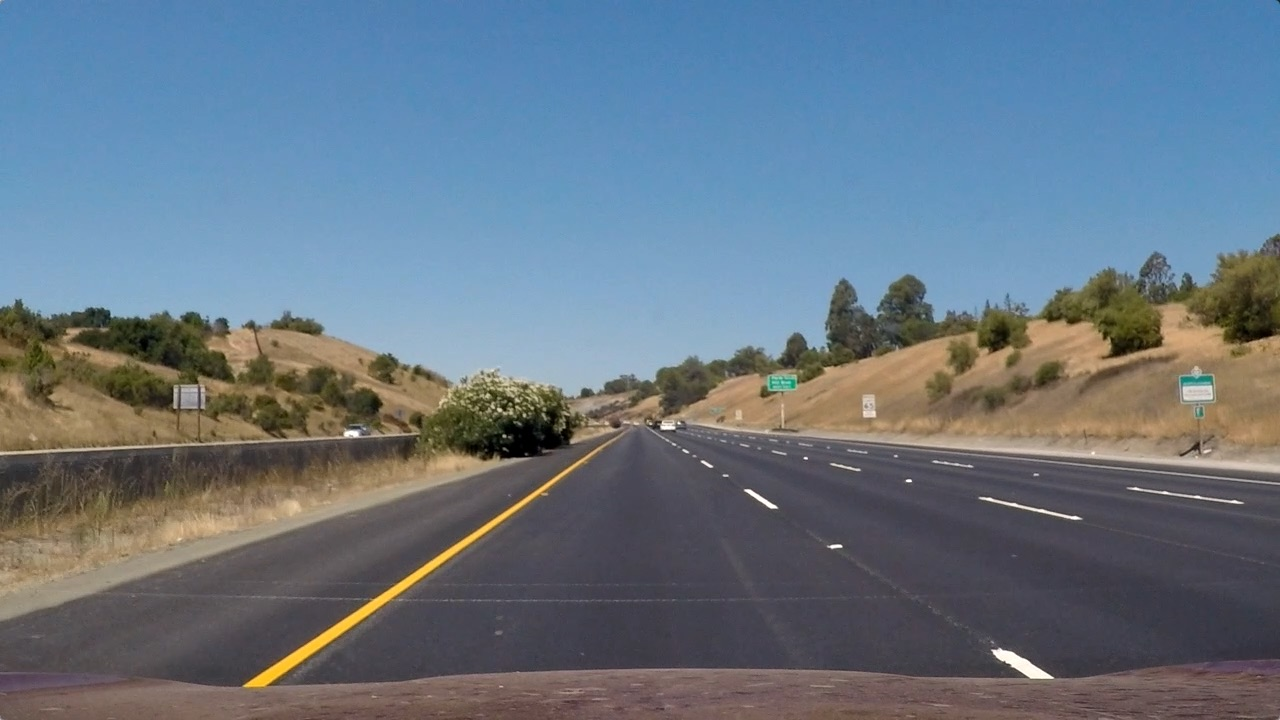
#> input picture test_images/straight_lines1.jpg, 1280 x 720 px
$ python image_color.py
#> lines starting #> are read from the running program, lines starting #| are printed output that depends on the picture; after the words box and inside, x2 and y2 are one past the last pixel; in counts of white or black regions, pixels touching at a corner belong together
### toolbox/multiple_plots_out.py
import numpy as np
import cv2
import matplotlib.pyplot as plt
import logging
import pandas as pd


def plot_cluster(img_list=[], img_text=False, new_img_shape=None, cluster_shape=None, fontsize=18):

    if cluster_shape == None:
        val_col = int(np.ceil(np.sqrt(len(img_list))))
        val_row = int(np.ceil(len(img_list) / val_col))
        cluster_shape = (val_row, val_col)

    if new_img_shape == None:
        if isinstance(img_list[0], np.ndarray):
            new_img_shape = tuple([img_list[0].shape[i] / 100 for i in range(len(img_list[0].shape))])
        else:
            new_img_shape = (7.2, 12.8, 0.03)

        new_img_shape = tuple(reversed(
            [int(new_img_shape[i] * cluster_shape[i] / max(cluster_shape)) for i in range(len(cluster_shape))]))
    # Todo: Calculate New Image Shape if One Value is given

    size_of_cluster = (cluster_shape[0] * cluster_shape[1])
    if size_of_cluster < len(img_list):
        logging.warning('Cluster to small for all Images')

    # Plot the result
    f, plot_cluster = plt.subplots(cluster_shape[0], cluster_shape[1], figsize=new_img_shape, squeeze=False)
    #f.tight_layout()

    plot_index = 0
    for row in range(cluster_shape[0]):
        for col in range(cluster_shape[1]):

            if isinstance(img_list[plot_index], np.ndarray):
                plot_cluster[row][col].imshow(img_list[plot_index], cmap='gray')
            elif isinstance(img_list[plot_index], pd.Series):
                img_list[plot_index].plot(ax=plot_cluster[row][col], stacked=False)
            elif isinstance(img_list[plot_index], pd.DataFrame):
                img_list[plot_index].plot(ax=plot_cluster[row][col], stacked=True)

            if img_text:
                if plot_index < len(img_text):
                    if img_text[plot_index] != None:
                        plot_cluster[row][col].set_title(img_text[plot_index], fontsize=fontsize)
            plot_index += 1
            if (plot_index >= len(img_list)):
                break
        if (plot_index >= len(img_list)):
            break

    plt.subplots_adjust(left=.05, right=.95, top=0.9, bottom=0.1)

    plt.show()


# [9 lines that do not run on import are left out]


    # pd.DataFrame(histogram).plot(ax=ax2)
    # lanes

### toolbox/multiple_image_out.py
import cv2
import numpy as np

import logging

def create_blank(height, width, rgb_color=(0, 0, 0)):
    """Create new image(numpy array) filled with certain color in RGB"""
    # Create black blank image
    image = np.zeros((height, width, 3), np.uint8)

    # Since OpenCV uses BGR, convert the color first
    color = tuple(reversed(rgb_color))
    # Fill image with color
    image[:] = color

    return image

def add_image_at_position(base_img, add_img, position_percentage=(0,1,0,1)):
    # If Image On_Color_Image Convert to 3 Channels
    add_img_shape = len(add_img.shape)
    #print(add_img_shape)
    #ToDo: Find Correct criteria for grayscale Image
    if add_img_shape != 3:
        add_img = cv2.cvtColor(add_img, cv2.COLOR_GRAY2BGR)

    base_img_shape = base_img.shape
    position_px = (int(position_percentage[0]*base_img_shape[0]),
                   int(position_percentage[1]*base_img_shape[0]),
                   int(position_percentage[2]*base_img_shape[1]),
                   int(position_percentage[3]*base_img_shape[1]))
    new_img_shape = ((position_px[3]-position_px[2]), (position_px[1]-position_px[0]))
    new_img = cv2.resize(add_img, new_img_shape)
    base_img[position_px[0]:position_px[1], position_px[2]:position_px[3]] = new_img

    return base_img

# [8 lines left out: function two_images, not called in this run]

def image_cluster(img_list=[], img_text=False, new_img_shape=None, cluster_shape=None):
    if cluster_shape == None:
        val_col = int(np.ceil(np.sqrt(len(img_list))))
        val_row = int(np.ceil(len(img_list)/val_col))
        cluster_shape = (val_row, val_col)
    if new_img_shape == None:
        new_img_shape = img_list[0].shape
        new_img_shape = tuple([int(new_img_shape[i]*cluster_shape[i]/max(cluster_shape)) for i in range(len(cluster_shape))])
    #Todo: Calculate New Image Shape if One Value is given

    size_of_cluster = (cluster_shape[0] * cluster_shape[1])
    if size_of_cluster < len(img_list):
        logging.info('Cluster to small for all Images')

    new_image = create_blank(new_img_shape[0], new_img_shape[1])
    cluster_index = 0
    for row in range(cluster_shape[0]):
        for col in range(cluster_shape[1]):
            new_image = add_image_at_position(new_image, img_list[cluster_index], (row/cluster_shape[0], (row+1)/cluster_shape[0], col/cluster_shape[1], (col+1)/cluster_shape[1]))

            if img_text:
                if cluster_index < len(img_text):
                    if img_text[cluster_index] != None:
                        text_position = (col*int(new_img_shape[1]/cluster_shape[1])+20, row*int(new_img_shape[0]/cluster_shape[0])+100)
                        cv2.putText(new_image, img_text[cluster_index], text_position, cv2.FONT_HERSHEY_SIMPLEX, 1, (255, 255, 255), 1)

            cluster_index += 1
            if (cluster_index >= len(img_list)):
                break
        if (cluster_index >= len(img_list)):
            break

    return new_image

# [15 lines that do not run on import are left out]

### image_preprocessing/image_color.py
import numpy as np
import cv2
import matplotlib.pyplot as plt

import toolbox.multiple_plots_out as mpo
import toolbox.multiple_image_out as mio

import glob
import pickle

# [41 lines left out: functions brighten_img, darken_img, not called in this run]

def add_contrast(img,clipLimit=3.0, tileGridSize=(5,5), verbose=False):
    #-----Converting image to LAB Color model-----------------------------------
    lab= cv2.cvtColor(img, cv2.COLOR_BGR2LAB)
    #-----Splitting the LAB image to different channels-------------------------
    l, a, b = cv2.split(lab)
    #-----Applying CLAHE to L-channel-------------------------------------------
    clahe = cv2.createCLAHE(clipLimit, tileGridSize)
    cl = clahe.apply(l)
    #-----Merge the CLAHE enhanced L-channel with the a and b channel-----------
    limg = cv2.merge((cl,a,b))
    #-----Converting image from LAB Color model to RGB model--------------------
    final = cv2.cvtColor(limg, cv2.COLOR_LAB2BGR)


    if verbose:
        contrast_image = mio.image_cluster([img, lab, l, a, b, cl, limg, final], img_text=['img', 'lab', 'l', 'a', 'b', 'cl', 'limg', 'final'])
        cv2.imshow('Contrast_LAB', contrast_image)

    return final


def layer_select(img, selector = 'hls_S', thresh=(0, 255)):

    if (selector == 'hls_H') | (selector == 'hls_L') | (selector == 'hls_S'):
        # 1) Convert to HLS color space
        hls = cv2.cvtColor(img, cv2.COLOR_RGB2HLS)
        # 2) Apply a threshold to the selected channel
        h = hls[:, :, 0]
        l = hls[:, :, 1]
        s = hls[:, :, 2]

        if selector == 'hls_H':
            retval, selected_layer_binary = cv2.threshold(h.astype('uint8'), thresh[0], thresh[1], cv2.THRESH_BINARY)
        elif selector == 'hls_L':
            retval, selected_layer_binary = cv2.threshold(l.astype('uint8'), thresh[0], thresh[1], cv2.THRESH_BINARY)
        elif selector == 'hls_S':
            retval, selected_layer_binary = cv2.threshold(s.astype('uint8'), thresh[0], thresh[1], cv2.THRESH_BINARY)

    elif (selector == 'gray'):
        if len(img.shape) >= 3:
            img = cv2.cvtColor(img, cv2.COLOR_RGB2GRAY)
        retval, selected_layer_binary = cv2.threshold(img.astype('uint8'), thresh[0], thresh[1], cv2.THRESH_BINARY)

    else:
        print('Selected layer not supported')
    # 3) Return a binary image of threshold result
    return selected_layer_binary

if __name__ == "__main__":

    # Read in an image and grayscale it
    image = cv2.imread('../test_images/straight_lines1.jpg')
#> image is the input picture: shape (720, 1280, 3); mean B, G, R 131.2, 117.7, 103.2
    image = cv2.cvtColor(image, cv2.COLOR_BGR2RGB)

    s_binary = layer_select(image, 'hls_S', (220,255))
#> in layer_select, `retval, selected_layer_binary = cv2.threshold(s.astype('uint8'), thres..`:
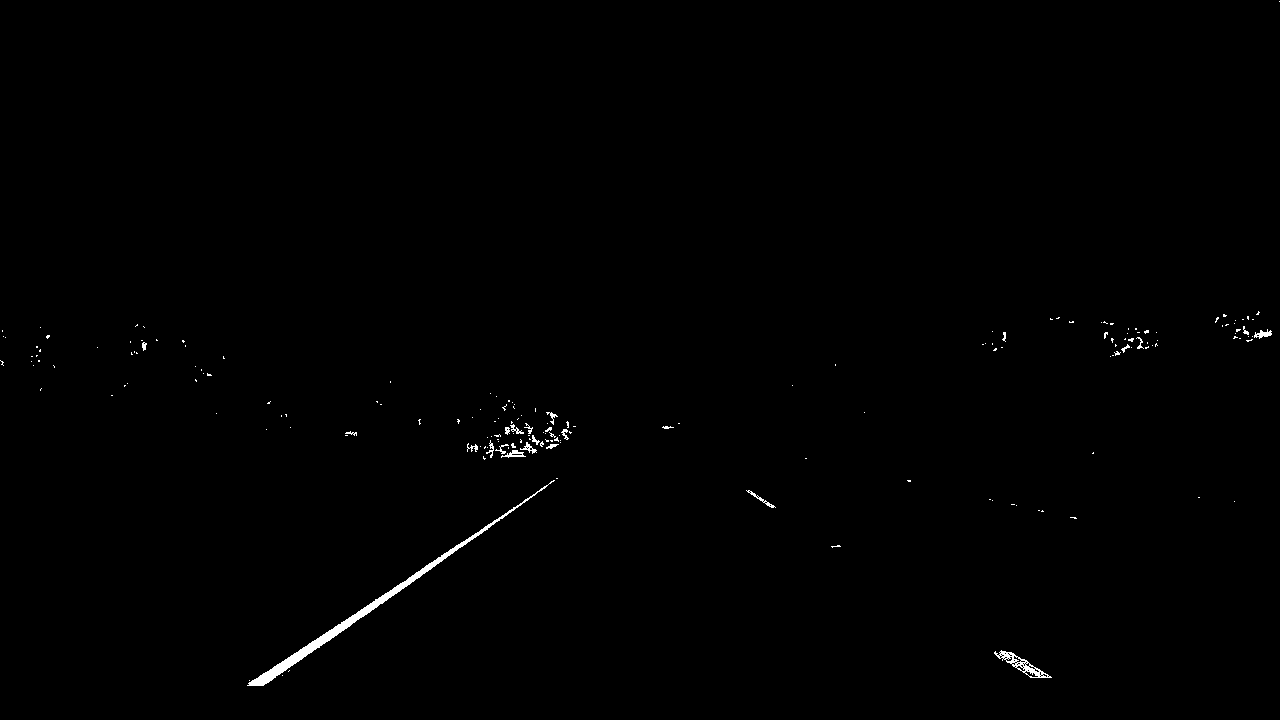
#> selected_layer_binary: shape (720, 1280); 0.45% white; 186 white regions (162 under 20 px), largest, box (x1, y1, x2, y2) and area: (247, 480, 555, 686) 2122, (994, 650, 1052, 678) 399, (501, 450, 526, 458) 92
#> in layer_select, `retval, selected_layer_binary = cv2.threshold(s.astype('uint8'), thres..`: retval = 220

    mpo.plot_cluster([image, s_binary], img_text=['Original Image', 'Thresholded S'])
#> in plot_cluster, `val_col = int(np.ceil(np.sqrt(len(img_list))))`: val_col = 2
#> in plot_cluster, `val_row = int(np.ceil(len(img_list) / val_col))`: val_row = 1
#> in plot_cluster, `cluster_shape = (val_row, val_col)`: cluster_shape = (1, 2)
#> in plot_cluster, `new_img_shape = tuple(reversed( [int(new_img_shape[i] * cluster_shape[..`: new_img_shape = (12, 3)
#> in plot_cluster, `size_of_cluster = (cluster_shape[0] * cluster_shape[1])`: size_of_cluster = 2

    image = cv2.cvtColor(image, cv2.COLOR_RGB2BGR)
    contrasted_image = add_contrast(image, verbose=True)
#> in add_contrast, `cl = clahe.apply(l)`:
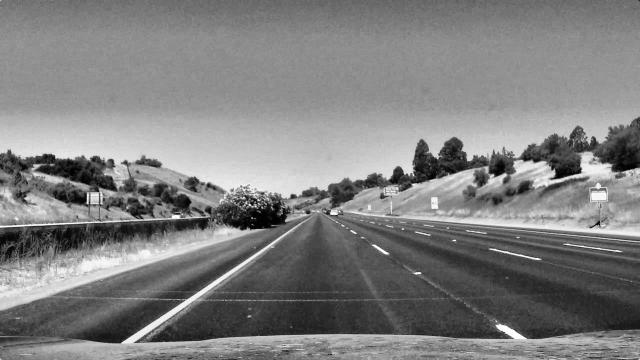
#> cl: shape (720, 1280) (shown at 1/2 size); min 0, max 255, mean 127.7
#> in add_contrast, `final = cv2.cvtColor(limg, cv2.COLOR_LAB2BGR)`:
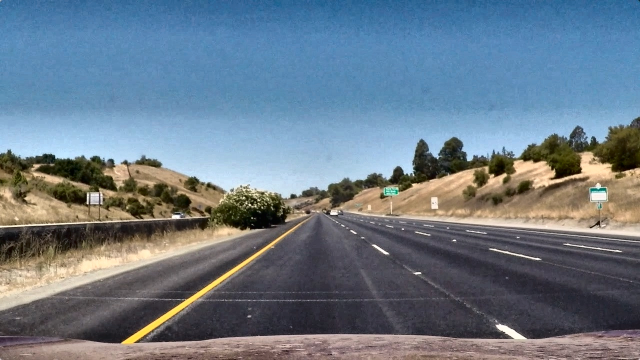
#> final: shape (720, 1280, 3) (shown at 1/2 size); mean B, G, R 135.2, 121.9, 107.2
#> in image_cluster, `val_col = int(np.ceil(np.sqrt(len(img_list))))`: val_col = 3
#> in image_cluster, `cluster_shape = (val_row, val_col)`: cluster_shape = (3, 3)
#> in image_cluster, `new_img_shape = tuple([int(new_img_shape[i]*cluster_shape[i]/max(clust..`: new_img_shape = (720, 1280)
#> in image_cluster, `size_of_cluster = (cluster_shape[0] * cluster_shape[1])`: size_of_cluster = 9
#> the loop in image_cluster, `for row in range(cluster_shape[0]):` made 3 passes
#> after the loop in image_cluster, `for row in range(cluster_shape[0]):`:
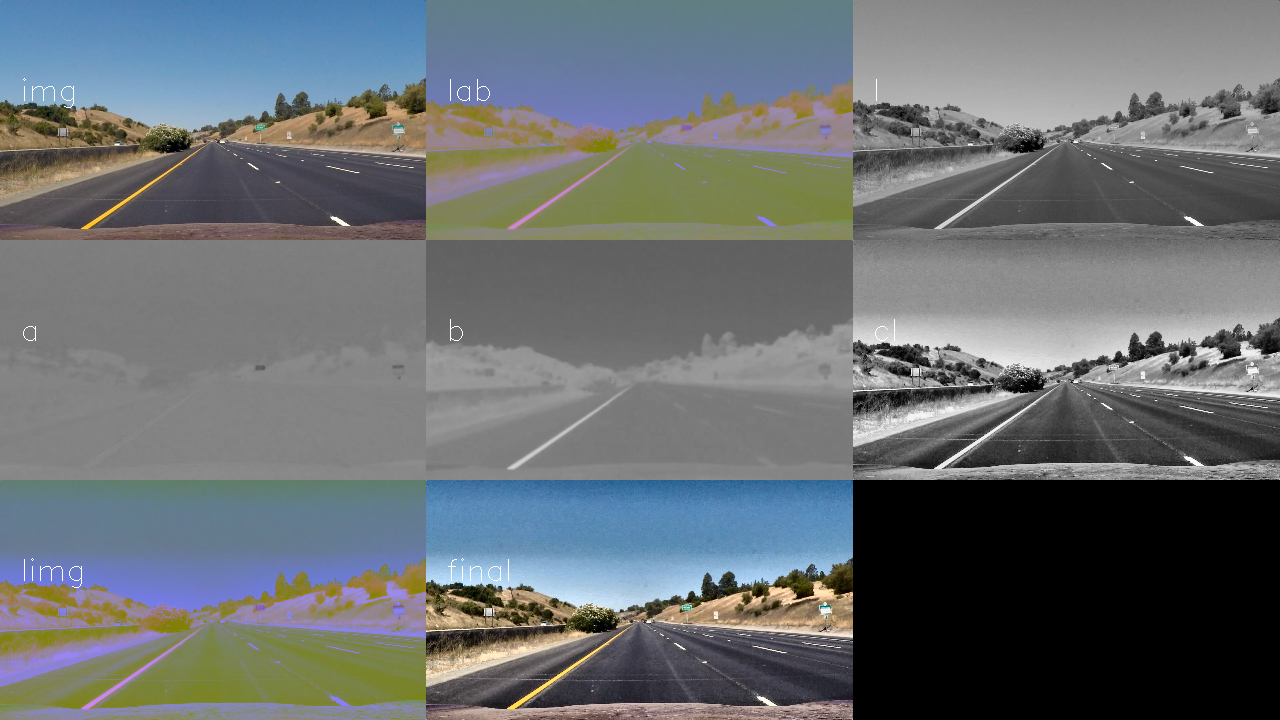
#> new_image: shape (720, 1280, 3); mean of channels 0, 1, 2 113.2, 110.6, 105.6; drawn as B, G, R
#> after the loop in image_cluster, `for row in range(cluster_shape[0]):`: cluster_index = 8
    cv2.imshow('contrasted_image', contrasted_image)
    cv2.waitKey(0)

$ run again, with test_images/test1.jpg copied over test_images/straight_lines1.jpg
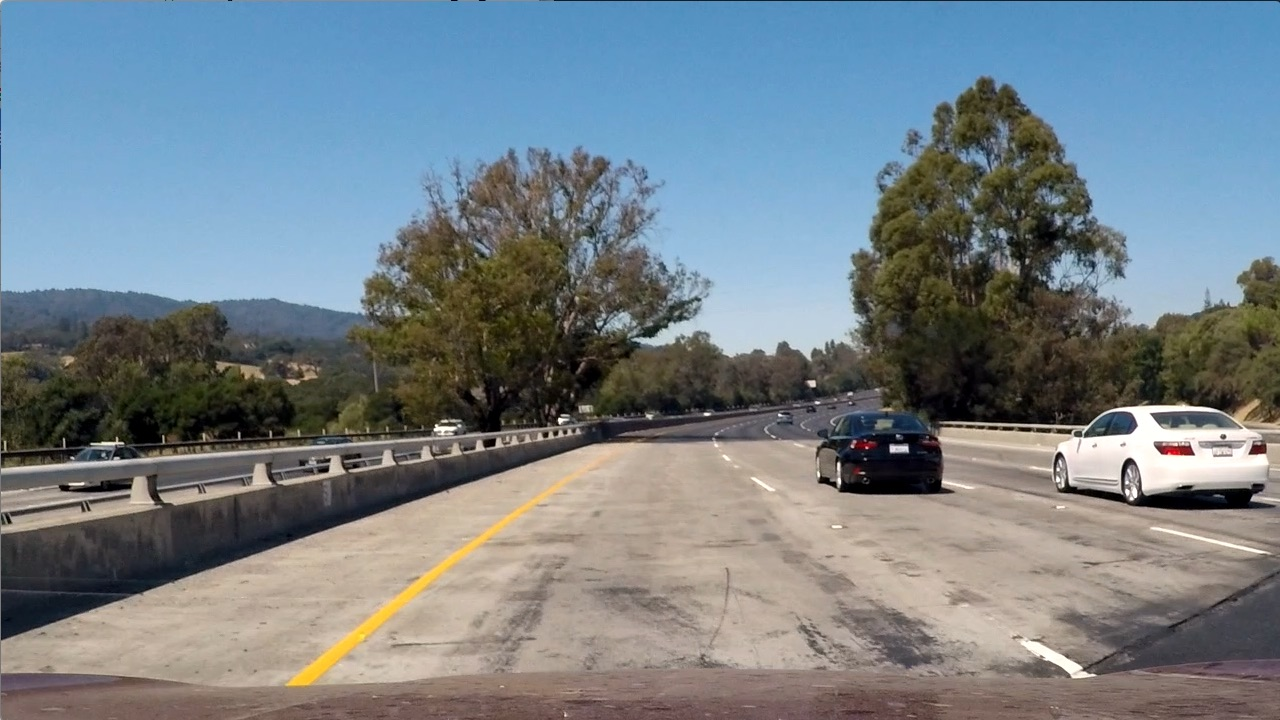
#> input picture test_images/test1.jpg, 1280 x 720 px
#> image is the input picture: shape (720, 1280, 3); mean B, G, R 135.5, 128.7, 117.5
#> hls: shape (720, 1280, 3); mean of channels 0, 1, 2 60.2, 126.7, 74.4
#> in layer_select, `retval, selected_layer_binary = cv2.threshold(s.astype('uint8'), thres..`:
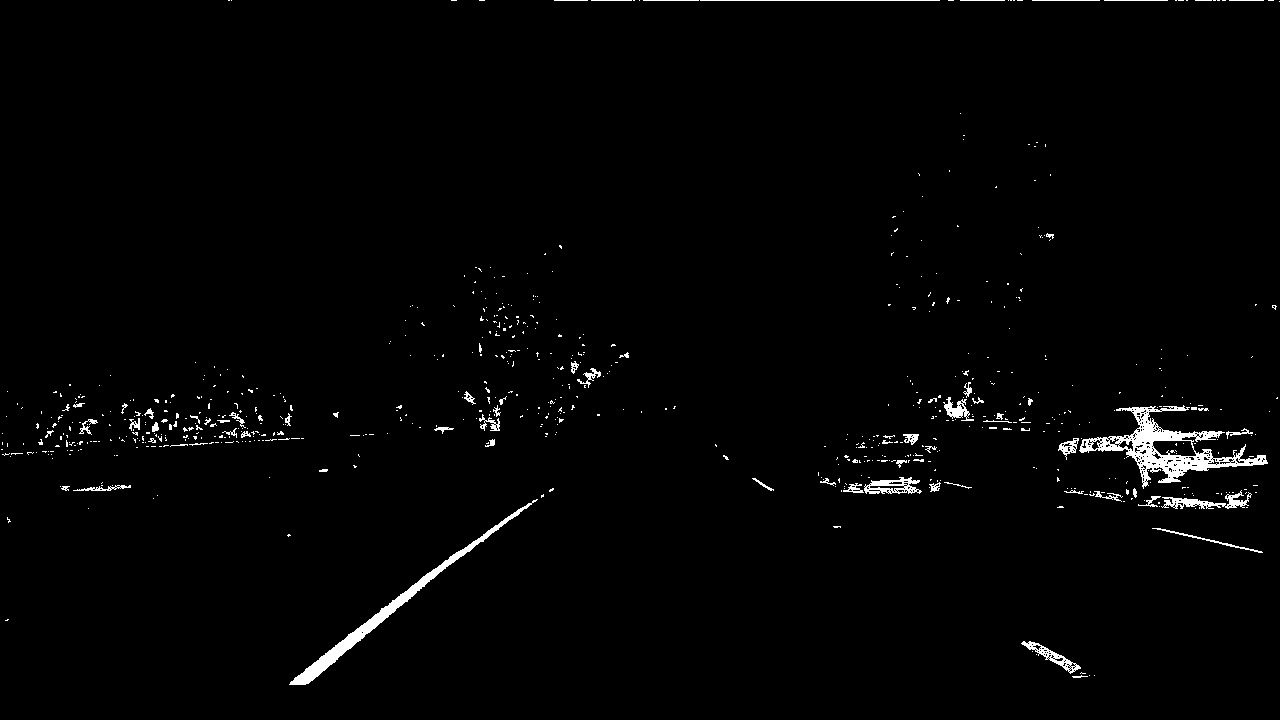
#> selected_layer_binary: shape (720, 1280); 1.5% white; 705 white regions (631 under 20 px), largest, box (x1, y1, x2, y2) and area: (1079, 405, 1268, 489) 3901, (289, 499, 538, 685) 2474, (1161, 490, 1252, 509) 604
#> retval = 220
#> in plot_cluster, `val_col = int(np.ceil(np.sqrt(len(img_list))))`: val_col = 2
#> in plot_cluster, `val_row = int(np.ceil(len(img_list) / val_col))`: val_row = 1
#> in plot_cluster, `cluster_shape = (val_row, val_col)`: cluster_shape = (1, 2)
#> in plot_cluster, `new_img_shape = tuple(reversed( [int(new_img_shape[i] * cluster_shape[..`: new_img_shape = (12, 3)
#> in plot_cluster, `size_of_cluster = (cluster_shape[0] * cluster_shape[1])`: size_of_cluster = 2
#> lab: shape (720, 1280, 3); mean of channels 0, 1, 2 134.3, 127.2, 123.9
#> limg: shape (720, 1280, 3); mean of channels 0, 1, 2 138.7, 127.2, 123.9
#> in image_cluster, `val_col = int(np.ceil(np.sqrt(len(img_list))))`: val_col = 3
#> in image_cluster, `cluster_shape = (val_row, val_col)`: cluster_shape = (3, 3)
#> in image_cluster, `new_img_shape = tuple([int(new_img_shape[i]*cluster_shape[i]/max(clust..`: new_img_shape = (720, 1280)
#> in image_cluster, `size_of_cluster = (cluster_shape[0] * cluster_shape[1])`: size_of_cluster = 9
#> the loop in image_cluster, `for row in range(cluster_shape[0]):` made 3 passes
#> after the loop in image_cluster, `for row in range(cluster_shape[0]):`:
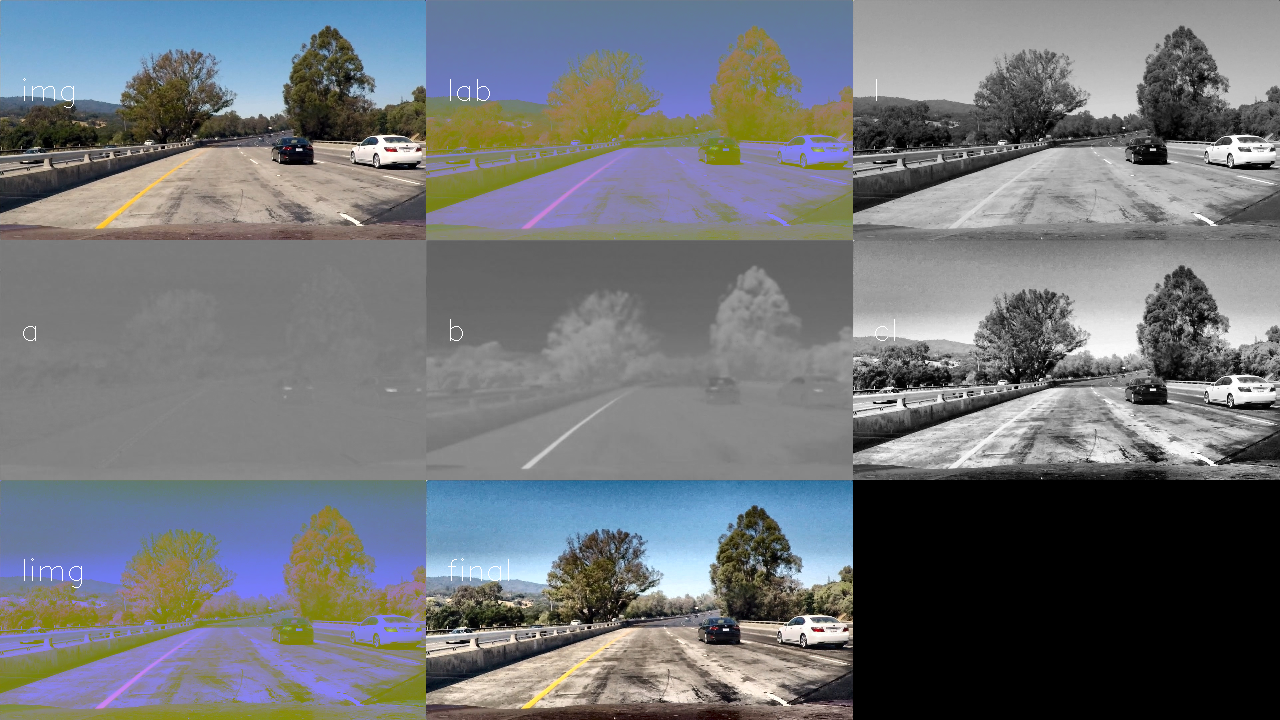
#> new_image: shape (720, 1280, 3); mean of channels 0, 1, 2 119.3, 115.7, 112.5; drawn as B, G, R
#> after the loop in image_cluster, `for row in range(cluster_shape[0]):`: cluster_index = 8
